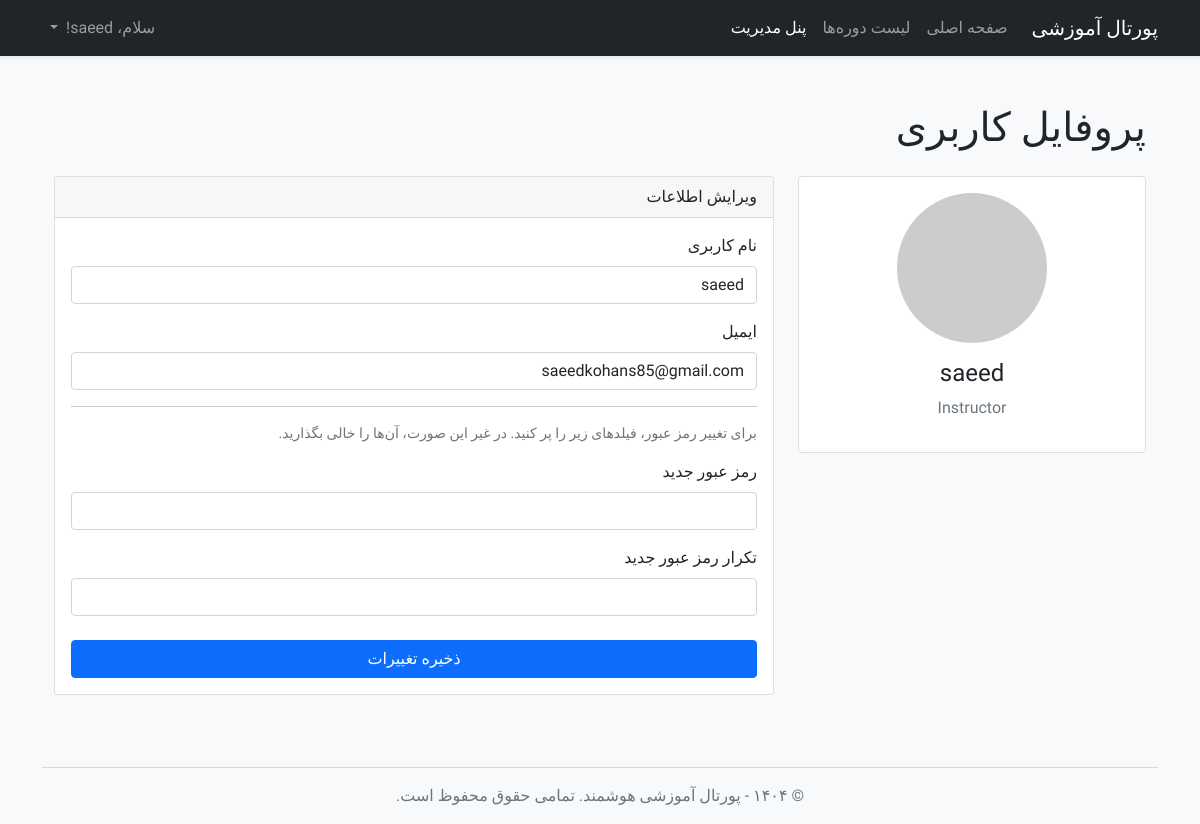
The page /profile (signed in) on the database its author committed.
### app/models.py (models this page shows, shortened)
class User(UserMixin, db.Model):
    id = db.Column(db.Integer, primary_key=True)
    username = db.Column(db.String(64), index=True, unique=True, nullable=False)
    email = db.Column(db.String(120), index=True, unique=True, nullable=False)
    password_hash = db.Column(db.String(128))
    role = db.Column(db.String(20), nullable=False, default='student')
    enrollments = db.relationship('Enrollment', backref='student', lazy='dynamic', foreign_keys='Enrollment.user_id')
    taught_courses = db.relationship('Course', backref='instructor', lazy='dynamic',
                                     foreign_keys='Course.instructor_id')

### app/routes.py (the view)
@app.route('/profile', methods=['GET', 'POST'])
@login_required
def profile():
    form = EditProfileForm(current_user.username, current_user.email)
    if form.validate_on_submit():
        current_user.username = form.username.data
        current_user.email = form.email.data
        if form.password.data:
            current_user.set_password(form.password.data)
        db.session.commit()
        flash('تغییرات شما با موفقیت ذخیره شد.', 'success')
        return redirect(url_for('profile'))
    elif request.method == 'GET':
        form.username.data = current_user.username
        form.email.data = current_user.email
    return render_template('profile.html', title='پروفایل من', form=form)

### app/forms.py (shortened to what this page needs)
class EditProfileForm(FlaskForm):
    username = StringField('نام کاربری', validators=[DataRequired()])
    email = StringField('ایمیل', validators=[DataRequired(), Email()])
    password = PasswordField('رمز عبور جدید', validators=[Optional()])
    password2 = PasswordField(
        'تکرار رمز عبور جدید',
        validators=[Optional(), EqualTo('password', message='رمزهای عبور باید یکسان باشند.')]
    )
    submit = SubmitField('ذخیره تغییرات')
    def __init__(self, original_username, original_email, *args, **kwargs):
        super(EditProfileForm, self).__init__(*args, **kwargs)
        self.original_username = original_username
        self.original_email = original_email

### app/models.py (called while the page is built)
@login.user_loader
def load_user(id):
    return User.query.get(int(id))

### app/templates/profile.html (shortened to what this page needs)
{% extends "base.html" %}
{% block content %}
<div class="container py-4">
    <h1 class="mb-4">پروفایل کاربری</h1>
    <div class="row">
        <div class="col-md-4">
            <div class="card text-center">
                <div class="card-body">
                    <img src="https://via.placeholder.com/150" class="rounded-circle mb-3" alt="Avatar">
                    <h4 class="card-title">{{ current_user.username }}</h4>
                    <p class="text-muted">{{ current_user.role.title() }}</p>
                </div>
            </div>
        </div>
        <div class="col-md-8">
            <div class="card">
                <div class="card-header">
                    ویرایش اطلاعات
                </div>
                <div class="card-body">
                    <form method="POST" action="" novalidate>
                        <div class="mb-3">
                            <label for="username" class="form-label">نام کاربری</label>
                            {{ form.username(class="form-control") }}
                        </div>
                        <div class="mb-3">
                            <label for="email" class="form-label">ایمیل</label>
                            {{ form.email(class="form-control") }}
                        </div>
                        <hr>
                        <p class="text-muted small">برای تغییر رمز عبور، فیلدهای زیر را پر کنید. در غیر این صورت، آن‌ها را خالی بگذارید.</p>
                        <div class="mb-3">
                            <label for="password" class="form-label">رمز عبور جدید</label>
                            {{ form.password(class="form-control") }}
                        </div>
                        <div class="mb-3">
                            <label for="password2" class="form-label">تکرار رمز عبور جدید</label>
                            {{ form.password2(class="form-control") }}
                        </div>
                        <div class="d-grid mt-4">
                            {{ form.submit(class="btn btn-primary", value="ذخیره تغییرات") }}
                        </div>
                    </form>
                </div>
            </div>
        </div>
    </div>
</div>
{% endblock %}

### app/templates/base.html (shortened to what this page needs)
<!doctype html>
<html lang="fa" dir="rtl">
<head>
    <link href="https://cdn.jsdelivr.net/npm/bootstrap@5.1.3/dist/css/bootstrap.rtl.min.css" rel="stylesheet">
    <link rel="stylesheet" href="{{ url_for('static', filename='css/style.css') }}">
</head>
<body class="bg-light">
    <nav class="navbar navbar-expand-lg navbar-dark bg-dark shadow-sm">
        <div class="container">
            <a class="navbar-brand" href="{{ url_for('home') }}">پورتال آموزشی</a>
            <div class="collapse navbar-collapse" id="navbarNav">
                <ul class="navbar-nav me-auto mb-2 mb-lg-0">
                    <li class="nav-item">
                        <a class="nav-link" href="{{ url_for('home') }}">صفحه اصلی</a>
                    </li>
                    <li class="nav-item">
                        <a class="nav-link" href="{{ url_for('courses') }}">لیست دوره‌ها</a>
                    </li>
                    {% if current_user.is_authenticated %}
                        <li class="nav-item">
                            <a class="nav-link active" href="{{ url_for('my_dashboard') }}">
                                {% if current_user.role == 'student' %}
                                    داشبورد من
                                {% else %}
                                    پنل مدیریت
                                {% endif %}
                            </a>
                        </li>
                    {% endif %}
                </ul>
                <ul class="navbar-nav ms-auto">
                    {% if current_user.is_anonymous %}
                    <li class="nav-item">
                        <a class="nav-link" href="{{ url_for('login') }}">ورود</a>
                    </li>
                    {% else %}
                    <li class="nav-item dropdown">
                        <a class="nav-link dropdown-toggle" href="#" id="navbarDropdown" role="button" data-bs-toggle="dropdown">
                            سلام، {{ current_user.username }}!
                        </a>
                    </li>
                    {% endif %}
                </ul>
            </div>
        </div>
    </nav>
    <main class="container mt-4">
        {% block content %}{% endblock %}
    </main>
    <footer class="container text-center mt-5 mb-3 text-muted">
        <hr>
        <p>&copy; ۱۴۰۴ - پورتال آموزشی هوشمند. تمامی حقوق محفوظ است.</p>
    </footer>
</body>
</html>

### app/static/css/style.css (style rules this page uses)
body { font-family: 'Vazirmatn', sans-serif; font-weight: 400; }
.form-label { font-weight: 500; }

### rows shown on the page
User: username "saeed", role "Instructor", email "saeedkohans85@gmail.com"
